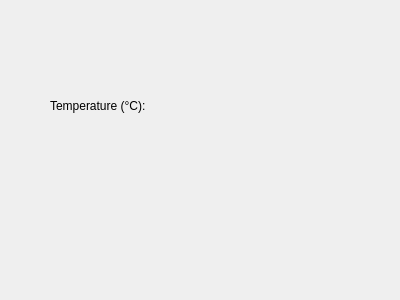
<?xml version="1.0" encoding="UTF-8"?>
<ui version="4.0">
 <class>Form</class>
 <widget class="QWidget" name="Form">
  <property name="geometry">
   <rect>
    <x>0</x>
    <y>0</y>
    <width>400</width>
    <height>300</height>
   </rect>
  </property>
  <property name="windowTitle">
   <string>Form</string>
  </property>
  <widget class="QLabel" name="ResultLabel">
   <property name="geometry">
    <rect>
     <x>50</x>
     <y>70</y>
     <width>151</width>
     <height>71</height>
    </rect>
   </property>
   <property name="text">
    <string>Temperature (°C):</string>
   </property>
  </widget>
 </widget>
 <resources/>
 <connections/>
</ui>
